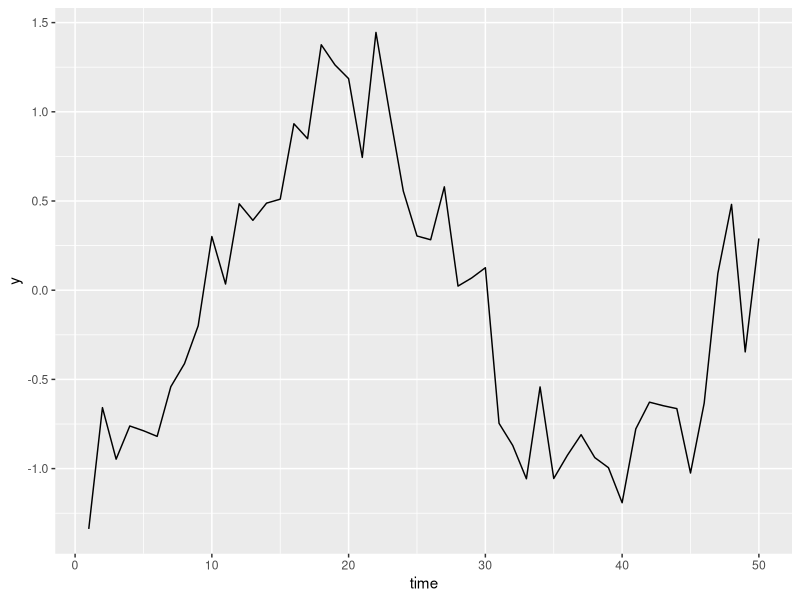
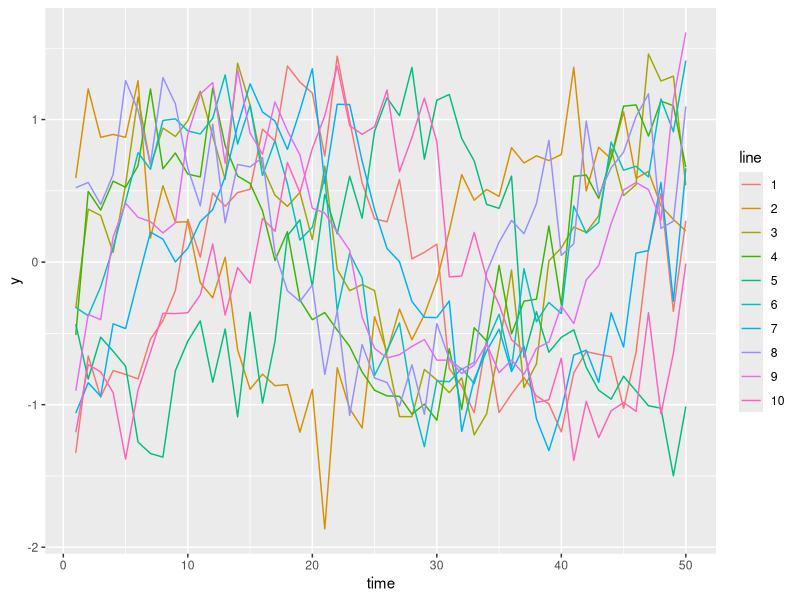
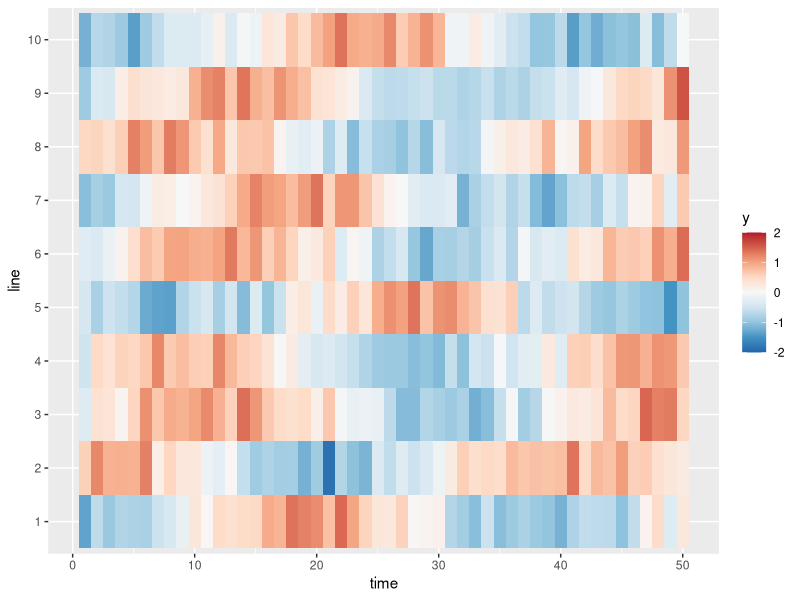
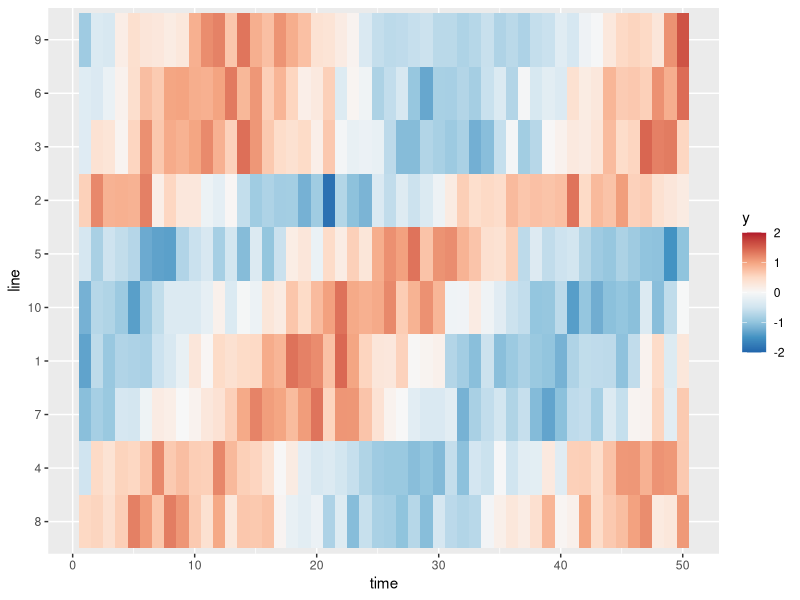

Recreate these plots in R, in order.
## ---- chunk 1
knitr::opts_chunk$set(echo = FALSE, warning=FALSE, message=FALSE, comment = "", collapse=TRUE)
options(width=60)
## ---- chunk 2
library(tidyverse)
set.seed(20180925)
## ---- chunk 3
shift <- rnorm(500, 0, 5)
data <- c(sin(replicate(10, seq(-2.25*pi, 0.3*pi, length.out = 50) + rnorm(1, 0, pi/2)))) + rnorm(500, 0, 0.25)
time <- rep(1:50, 10)
lvls <- gl(10, 50)
df <- data_frame(time = time, y = data, line = lvls)

df %>%
  filter(line == 1) %>%
  ggplot(aes(x = time, y = y)) +
  geom_line()
## ---- chunk 4
df %>%
  ggplot(aes(x = time, y = y, color=line)) +
  geom_line()
## ---- chunk 5
library(RColorBrewer)
color.scheme <- rev(brewer.pal(9,"RdBu"))

df %>%
  ggplot(aes(x = time, y = line)) +
  geom_tile(aes(fill = y)) + 
  scale_fill_gradientn(colors=color.scheme,
                         limits = c(-2.0, 2.0))  
## ---- chunk 6
peaks <- 
  df %>% 
  group_by(line) %>% 
  summarise(peak.pt = which.max(y)) %>%
  arrange(peak.pt)

ordering <- peaks$line

df %>%
  ggplot(aes(x = time, y = line)) +
  geom_tile(aes(fill = y)) + 
  scale_fill_gradientn(colors=color.scheme,
                         limits = c(-2.0, 2.0)) +
  scale_y_discrete(limits=ordering)
